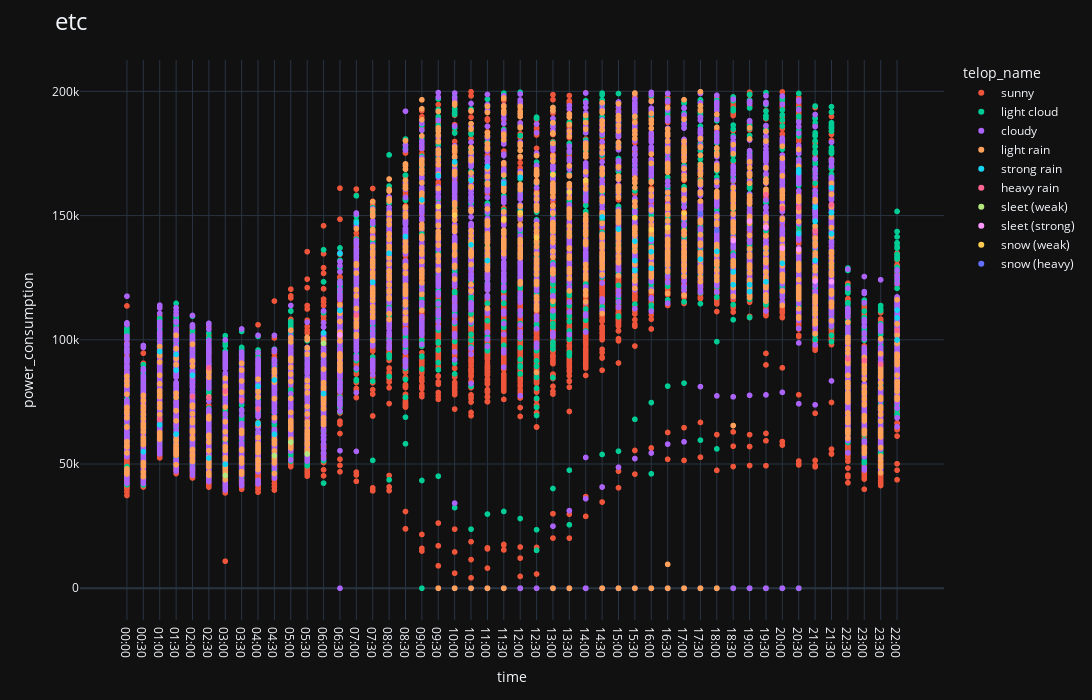

The notebook cell this image was saved under:
### Code cell
#...........data: housing 
important_features = ['time', 'power_consumption', 'power_surplus', '30001（Wh）', '30011（Wh）',
       '30021（Wh）', '30031（Wh）', 'cloud', 'solar', 'telop_name',
       'month']
DF = final_dataset[important_features]


#.......main plot (scatter)
fig = px.scatter(DF,
                 x='time',
                 y='power_consumption',
                 color="telop_name",
                 width=1200,
                 height=700,)


#......update the plot as you wish
fig.update_layout(title="etc",
                  titlefont={'size': 24},
                  template='plotly_dark'
                  )
fig.show()

### Figure 1 — Plotly figure (JSON) as saved in the notebook; plotly's stock layout.template omitted (floating-point values rounded to 4 significant figures; data arrays with more than 128 entries replaced by an {"elided": "..."} marker saying what was removed)
{"data": [{"hovertemplate": "telop_name=sunny<br>time=%{x}<br>power_consumption=%{y}<extra></extra>", "legendgroup": "sunny", "marker": {"color": "#EF553B", "symbol": "circle"}, "mode": "markers", "name": "sunny", "showlegend": true, "type": "scattergl", "x": {"elided": "6920 str values"}, "xaxis": "x", "y": {"elided": "6920 int values"}, "yaxis": "y"}, {"hovertemplate": "telop_name=light cloud<br>time=%{x}<br>power_consumption=%{y}<extra></extra>", "legendgroup": "light cloud", "marker": {"color": "#00cc96", "symbol": "circle"}, "mode": "markers", "name": "light cloud", "showlegend": true, "type": "scattergl", "x": {"elided": "2714 str values"}, "xaxis": "x", "y": {"elided": "2714 int values"}, "yaxis": "y"}, {"hovertemplate": "telop_name=cloudy<br>time=%{x}<br>power_consumption=%{y}<extra></extra>", "legendgroup": "cloudy", "marker": {"color": "#ab63fa", "symbol": "circle"}, "mode": "markers", "name": "cloudy", "showlegend": true, "type": "scattergl", "x": {"elided": "4659 str values"}, "xaxis": "x", "y": {"elided": "4659 int values"}, "yaxis": "y"}, {"hovertemplate": "telop_name=light rain<br>time=%{x}<br>power_consumption=%{y}<extra></extra>", "legendgroup": "light rain", "marker": {"color": "#FFA15A", "symbol": "circle"}, "mode": "markers", "name": "light rain", "showlegend": true, "type": "scattergl", "x": {"elided": "1349 str values"}, "xaxis": "x", "y": {"elided": "1349 int values"}, "yaxis": "y"}, {"hovertemplate": "telop_name=strong rain<br>time=%{x}<br>power_consumption=%{y}<extra></extra>", "legendgroup": "strong rain", "marker": {"color": "#19d3f3", "symbol": "circle"}, "mode": "markers", "name": "strong rain", "showlegend": true, "type": "scattergl", "x": ["15:30", "16:00", "00:30", "01:00", "02:30", "03:00", "15:30", "16:00", "17:30", "18:00", "18:30", "19:00", "18:30", "19:00", "06:00", "06:30", "07:30", "08:00", "20:30", "21:00", "21:30", "22:00", "04:00", "04:30", "21:30", "22:00", "20:30", "21:00", "02:00", "20:30", "21:00", "21:30", "22:00", "01:00", "01:30", "04:00", "04:30", "06:00", "06:30", "07:00", "01:30", "08:30", "09:00", "09:30", "10:00", "10:30", "11:00", "11:30", "12:00", "14:30", "15:00", "15:30", "16:00", "19:30", "20:00", "01:30", "10:30", "11:00"], "xaxis": "x", "y": [127886, 128778, 54963, 65790, 52422, 49867, 131876, 135461, 132409, 135601, 122183, 122176, 127315, 119413, 78342, 111806, 123199, 134826, 142787, 131932, 142674, 99916, 66288, 61980, 151208, 108807, 167256, 153404, 85743, 168494, 147686, 161146, 111953, 95266, 94090, 81319, 83803, 102798, 134669, 147088, 87744, 141574, 156282, 166098, 171637, 164213, 169721, 162991, 165398, 149419, 144534, 139716, 140482, 123366, 130820, 62032, 138219, 131905], "yaxis": "y"}, {"hovertemplate": "telop_name=heavy rain<br>time=%{x}<br>power_consumption=%{y}<extra></extra>", "legendgroup": "heavy rain", "marker": {"color": "#FF6692", "symbol": "circle"}, "mode": "markers", "name": "heavy rain", "showlegend": true, "type": "scattergl", "x": ["07:00", "21:30", "22:00", "22:30", "23:00", "23:30", "02:30", "03:00", "19:30", "20:00", "20:30", "21:00", "02:00", "02:30", "03:30", "04:00", "01:00"], "xaxis": "x", "y": [109945, 154394, 103812, 92339, 91685, 90145, 88722, 79249, 158402, 152796, 153220, 143672, 77169, 76698, 75705, 72102, 67948], "yaxis": "y"}, {"hovertemplate": "telop_name=sleet (weak)<br>time=%{x}<br>power_consumption=%{y}<extra></extra>", "legendgroup": "sleet (weak)", "marker": {"color": "#B6E880", "symbol": "circle"}, "mode": "markers", "name": "sleet (weak)", "showlegend": true, "type": "scattergl", "x": ["03:00", "04:30", "05:00", "05:30", "06:00"], "xaxis": "x", "y": [45396, 53400, 58813, 54040, 98604], "yaxis": "y"}, {"hovertemplate": "telop_name=sleet (strong)<br>time=%{x}<br>power_consumption=%{y}<extra></extra>", "legendgroup": "sleet (strong)", "marker": {"color": "#FF97FF", "symbol": "circle"}, "mode": "markers", "name": "sleet (strong)", "showlegend": true, "type": "scattergl", "x": ["06:30", "18:30", "19:00", "19:30", "20:00", "20:30", "21:00", "21:30"], "xaxis": "x", "y": [101971, 139987, 147747, 145309, 136846, 136319, 123667, 123351], "yaxis": "y"}, {"hovertemplate": "telop_name=snow (weak)<br>time=%{x}<br>power_consumption=%{y}<extra></extra>", "legendgroup": "snow (weak)", "marker": {"color": "#FECB52", "symbol": "circle"}, "mode": "markers", "name": "snow (weak)", "showlegend": true, "type": "scattergl", "x": ["09:30", "10:00", "11:30", "12:00", "12:30", "13:00", "13:30", "14:00", "15:30", "16:00", "16:30", "17:00"], "xaxis": "x", "y": [153613, 150117, 148452, 151129, 141162, 166498, 159455, 164188, 149155, 144284, 145267, 150955], "yaxis": "y"}, {"hovertemplate": "telop_name=snow (heavy)<br>time=%{x}<br>power_consumption=%{y}<extra></extra>", "legendgroup": "snow (heavy)", "marker": {"color": "#636efa", "symbol": "circle"}, "mode": "markers", "name": "snow (heavy)", "showlegend": true, "type": "scattergl", "x": ["17:30", "18:00"], "xaxis": "x", "y": [150689, 144074], "yaxis": "y"}], "layout": {"height": 700, "legend": {"title": {"text": "telop_name"}, "tracegroupgap": 0}, "margin": {"t": 60}, "title": {"font": {"size": 24}, "text": "etc"}, "width": 1200, "xaxis": {"anchor": "y", "domain": [0, 1], "title": {"text": "time"}}, "yaxis": {"anchor": "x", "domain": [0, 1], "title": {"text": "power_consumption"}}}}
